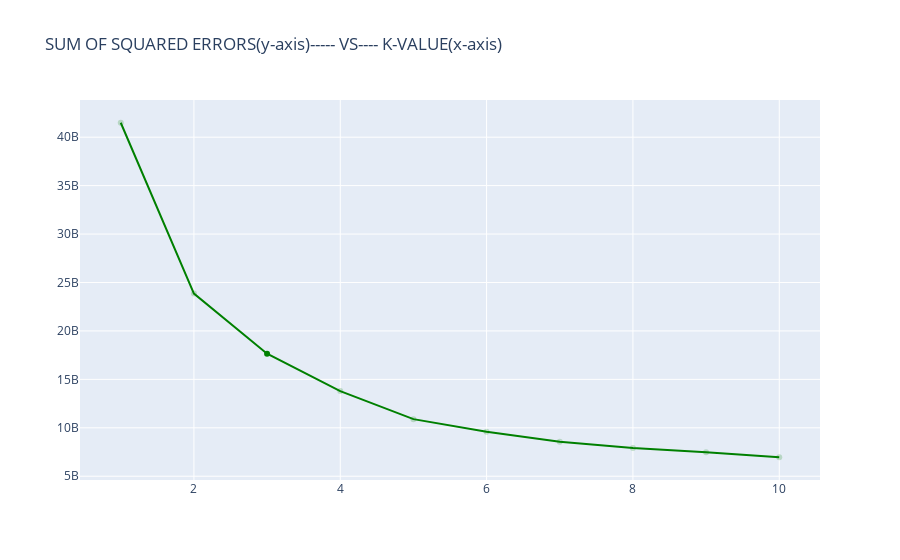

Notebook code cell kept with this figure:
### Markdown cell above
In this task, you will be using the elbow method to determine the optimal number of clusters for k-means clustering.

We need some way to determine whether we are using the right number of clusters when using k-means clustering. One method to validate the number of clusters is the elbow method. 

The idea of the elbow method is to run k-means clustering on the dataset for a range of values of k (k will be from 1 to 10 in this task), and for each value of k calculate the sum of squared errors (SSE). Then, plot a line chart of the SSE for each value of k. If the line chart looks like an arm, then the "elbow" on the arm is the value of k that is the best. The idea is that we want a small SSE, but that the SSE tends to decrease toward 0 as we increase k (the SSE is 0 when k is equal to the number of data points in the dataset, because then each data point is a cluster, and there is no error between it and the center of its cluster). So our goal is to choose a small value of k that still has a low SSE, and the elbow usually represents where we start to have diminishing returns by increasing k.

For this task, you need to perform the elbow method for k from 1 to 10 and plot a line chart of the SSE for each value of k, and determine the best k (the number of clusters). Note that you need to use the whole dataset in this task and you need to print your decision for k.

### Code cell
#########################begin code for Task 1-a
print("Plotting your Data...")
print("-----------------------------------------------------------------------")
Sum_Sq_Err = [] # creating a list to store squared errors
for l in range(1, 11):
    kmeans = KMeans(n_clusters=l).fit(cluster_df)#iterating l(k-value) against S.S.E for 
    Sum_Sq_Err.append(kmeans.inertia_)
import plotly.express as px
#Using Scatterplot
fig = go.Figure(data=go.Scatter(x=list(range(1,11)), y=Sum_Sq_Err, selectedpoints=(2,Sum_Sq_Err[1]),line=dict(color="Green")))
fig.update_layout(title_text='SUM OF SQUARED ERRORS(y-axis)----- VS---- K-VALUE(x-axis)')
fig.show()
#########################begin code for Task 1-a

### Figure 1 — Plotly figure (JSON) as saved in the notebook; plotly's stock layout.template omitted (floating-point values rounded to 4 significant figures)
{"data": [{"line": {"color": "Green"}, "selectedpoints": [2, 23860000000.0], "type": "scatter", "x": [1, 2, 3, 4, 5, 6, 7, 8, 9, 10], "y": [41490000000.0, 23860000000.0, 17650000000.0, 13790000000.0, 10890000000.0, 9583000000.0, 8565000000.0, 7923000000.0, 7478000000.0, 6959000000.0]}], "layout": {"title": {"text": "SUM OF SQUARED ERRORS(y-axis)----- VS---- K-VALUE(x-axis)"}}}
